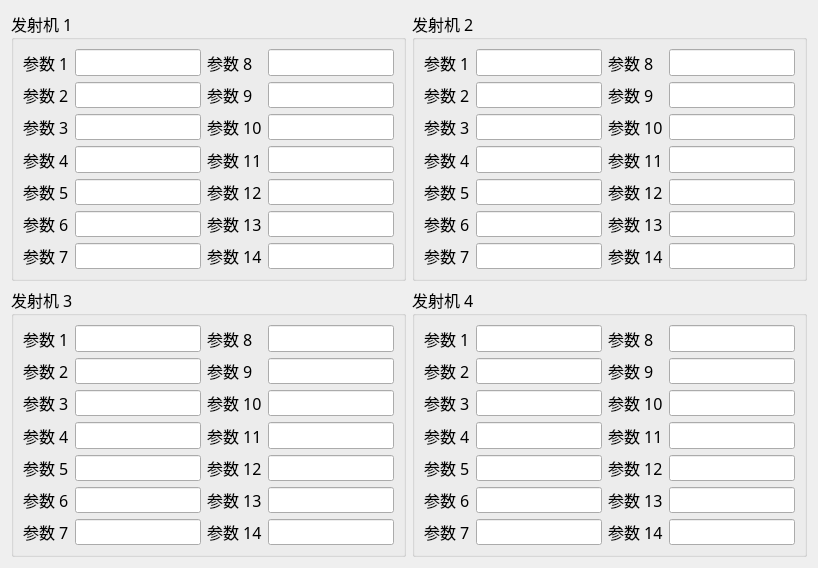
    <widget class="QWidget" name="tab_3">
     <attribute name="title">
      <string>状态监视</string>
     </attribute>
     <layout class="QGridLayout" name="gridLayout_15">
      <item row="0" column="0">
       <widget class="QGroupBox" name="Tx1GroupBox_6">
        <property name="minimumSize">
         <size>
          <width>395</width>
          <height>270</height>
         </size>
        </property>
        <property name="maximumSize">
         <size>
          <width>395</width>
          <height>270</height>
         </size>
        </property>
        <property name="font">
         <font>
          <family>隶书</family>
          <pointsize>12</pointsize>
         </font>
        </property>
        <property name="title">
         <string>发射机 1</string>
        </property>
        <layout class="QGridLayout" name="gridLayout_11">
         <item row="0" column="0">
          <widget class="QLabel" name="label_49">
           <property name="text">
            <string>参数 1</string>
           </property>
          </widget>
         </item>
         <item row="0" column="1">
          <widget class="QLineEdit" name="Tx1Param0"/>
         </item>
         <item row="0" column="2">
          <widget class="QLabel" name="label_50">
           <property name="text">
            <string>参数 8</string>
           </property>
          </widget>
         </item>
         <item row="0" column="3">
          <widget class="QLineEdit" name="Tx1Param7"/>
         </item>
         <item row="1" column="0">
          <widget class="QLabel" name="label_51">
           <property name="text">
            <string>参数 2</string>
           </property>
          </widget>
         </item>
         <item row="1" column="1">
          <widget class="QLineEdit" name="Tx1Param1"/>
         </item>
         <item row="1" column="2">
          <widget class="QLabel" name="label_52">
           <property name="text">
            <string>参数 9</string>
           </property>
          </widget>
         </item>
         <item row="1" column="3">
          <widget class="QLineEdit" name="Tx1Param8"/>
         </item>
         <item row="2" column="0">
          <widget class="QLabel" name="label_53">
           <property name="text">
            <string>参数 3</string>
           </property>
          </widget>
         </item>
         <item row="2" column="1">
          <widget class="QLineEdit" name="Tx1Param2"/>
         </item>
         <item row="2" column="2">
          <widget class="QLabel" name="label_54">
           <property name="text">
            <string>参数 10</string>
           </property>
          </widget>
         </item>
         <item row="2" column="3">
          <widget class="QLineEdit" name="Tx1Param9"/>
         </item>
         <item row="3" column="0">
          <widget class="QLabel" name="label_55">
           <property name="text">
            <string>参数 4</string>
           </property>
          </widget>
         </item>
         <item row="3" column="1">
          <widget class="QLineEdit" name="Tx1Param3"/>
         </item>
         <item row="3" column="2">
          <widget class="QLabel" name="label_56">
           <property name="text">
            <string>参数 11</string>
           </property>
          </widget>
         </item>
         <item row="3" column="3">
          <widget class="QLineEdit" name="Tx1Param10"/>
         </item>
         <item row="4" column="0">
          <widget class="QLabel" name="label_57">
           <property name="text">
            <string>参数 5</string>
           </property>
          </widget>
         </item>
         <item row="4" column="1">
          <widget class="QLineEdit" name="Tx1Param4"/>
         </item>
         <item row="4" column="2">
          <widget class="QLabel" name="label_58">
           <property name="text">
            <string>参数 12</string>
           </property>
          </widget>
         </item>
         <item row="4" column="3">
          <widget class="QLineEdit" name="Tx1Param11"/>
         </item>
         <item row="5" column="0">
          <widget class="QLabel" name="label_59">
           <property name="text">
            <string>参数 6</string>
           </property>
          </widget>
         </item>
         <item row="5" column="1">
          <widget class="QLineEdit" name="Tx1Param5"/>
         </item>
         <item row="5" column="2">
          <widget class="QLabel" name="label_60">
           <property name="text">
            <string>参数 13</string>
           </property>
          </widget>
         </item>
         <item row="5" column="3">
          <widget class="QLineEdit" name="Tx1Param12"/>
         </item>
         <item row="6" column="0">
          <widget class="QLabel" name="label_61">
           <property name="text">
            <string>参数 7</string>
           </property>
          </widget>
         </item>
         <item row="6" column="1">
          <widget class="QLineEdit" name="Tx1Param6"/>
         </item>
         <item row="6" column="2">
          <widget class="QLabel" name="label_62">
           <property name="text">
            <string>参数 14</string>
           </property>
          </widget>
         </item>
         <item row="6" column="3">
          <widget class="QLineEdit" name="Tx1Param13"/>
         </item>
        </layout>
       </widget>
      </item>
      <item row="0" column="1">
       <widget class="QGroupBox" name="Tx1GroupBox_7">
        <property name="minimumSize">
         <size>
          <width>395</width>
          <height>270</height>
         </size>
        </property>
        <property name="maximumSize">
         <size>
          <width>395</width>
          <height>270</height>
         </size>
        </property>
        <property name="font">
         <font>
          <family>隶书</family>
          <pointsize>12</pointsize>
         </font>
        </property>
        <property name="title">
         <string>发射机 2</string>
        </property>
        <layout class="QGridLayout" name="gridLayout_12">
         <item row="0" column="0">
          <widget class="QLabel" name="label_63">
           <property name="text">
            <string>参数 1</string>
           </property>
          </widget>
         </item>
         <item row="0" column="1">
          <widget class="QLineEdit" name="lineEdit_63"/>
         </item>
         <item row="0" column="2">
          <widget class="QLabel" name="label_64">
           <property name="text">
            <string>参数 8</string>
           </property>
          </widget>
         </item>
         <item row="0" column="3">
          <widget class="QLineEdit" name="lineEdit_64"/>
         </item>
         <item row="1" column="0">
          <widget class="QLabel" name="label_65">
           <property name="text">
            <string>参数 2</string>
           </property>
          </widget>
         </item>
         <item row="1" column="1">
          <widget class="QLineEdit" name="lineEdit_65"/>
         </item>
         <item row="1" column="2">
          <widget class="QLabel" name="label_66">
           <property name="text">
            <string>参数 9</string>
           </property>
          </widget>
         </item>
         <item row="1" column="3">
          <widget class="QLineEdit" name="lineEdit_66"/>
         </item>
         <item row="2" column="0">
          <widget class="QLabel" name="label_67">
           <property name="text">
            <string>参数 3</string>
           </property>
          </widget>
         </item>
         <item row="2" column="1">
          <widget class="QLineEdit" name="lineEdit_67"/>
         </item>
         <item row="2" column="2">
          <widget class="QLabel" name="label_68">
           <property name="text">
            <string>参数 10</string>
           </property>
          </widget>
         </item>
         <item row="2" column="3">
          <widget class="QLineEdit" name="lineEdit_68"/>
         </item>
         <item row="3" column="0">
          <widget class="QLabel" name="label_69">
           <property name="text">
            <string>参数 4</string>
           </property>
          </widget>
         </item>
         <item row="3" column="1">
          <widget class="QLineEdit" name="lineEdit_69"/>
         </item>
         <item row="3" column="2">
          <widget class="QLabel" name="label_70">
           <property name="text">
            <string>参数 11</string>
           </property>
          </widget>
         </item>
         <item row="3" column="3">
          <widget class="QLineEdit" name="lineEdit_70"/>
         </item>
         <item row="4" column="0">
          <widget class="QLabel" name="label_71">
           <property name="text">
            <string>参数 5</string>
           </property>
          </widget>
         </item>
         <item row="4" column="1">
          <widget class="QLineEdit" name="lineEdit_71"/>
         </item>
         <item row="4" column="2">
          <widget class="QLabel" name="label_72">
           <property name="text">
            <string>参数 12</string>
           </property>
          </widget>
         </item>
         <item row="4" column="3">
          <widget class="QLineEdit" name="lineEdit_72"/>
         </item>
         <item row="5" column="0">
          <widget class="QLabel" name="label_73">
           <property name="text">
            <string>参数 6</string>
           </property>
          </widget>
         </item>
         <item row="5" column="1">
          <widget class="QLineEdit" name="lineEdit_73"/>
         </item>
         <item row="5" column="2">
          <widget class="QLabel" name="label_74">
           <property name="text">
            <string>参数 13</string>
           </property>
          </widget>
         </item>
         <item row="5" column="3">
          <widget class="QLineEdit" name="lineEdit_74"/>
         </item>
         <item row="6" column="0">
          <widget class="QLabel" name="label_75">
           <property name="text">
            <string>参数 7</string>
           </property>
          </widget>
         </item>
         <item row="6" column="1">
          <widget class="QLineEdit" name="lineEdit_75"/>
         </item>
         <item row="6" column="2">
          <widget class="QLabel" name="label_76">
           <property name="text">
            <string>参数 14</string>
           </property>
          </widget>
         </item>
         <item row="6" column="3">
          <widget class="QLineEdit" name="lineEdit_76"/>
         </item>
        </layout>
       </widget>
      </item>
      <item row="1" column="0">
       <widget class="QGroupBox" name="Tx1GroupBox_8">
        <property name="minimumSize">
         <size>
          <width>395</width>
          <height>270</height>
         </size>
        </property>
        <property name="maximumSize">
         <size>
          <width>395</width>
          <height>270</height>
         </size>
        </property>
        <property name="font">
         <font>
          <family>隶书</family>
          <pointsize>12</pointsize>
         </font>
        </property>
        <property name="title">
         <string>发射机 3</string>
        </property>
        <layout class="QGridLayout" name="gridLayout_13">
         <item row="0" column="0">
          <widget class="QLabel" name="label_77">
           <property name="text">
            <string>参数 1</string>
           </property>
          </widget>
         </item>
         <item row="0" column="1">
          <widget class="QLineEdit" name="lineEdit_77"/>
         </item>
         <item row="0" column="2">
          <widget class="QLabel" name="label_78">
           <property name="text">
            <string>参数 8</string>
           </property>
          </widget>
         </item>
         <item row="0" column="3">
          <widget class="QLineEdit" name="lineEdit_78"/>
         </item>
         <item row="1" column="0">
          <widget class="QLabel" name="label_79">
           <property name="text">
            <string>参数 2</string>
           </property>
          </widget>
         </item>
         <item row="1" column="1">
          <widget class="QLineEdit" name="lineEdit_79"/>
         </item>
         <item row="1" column="2">
          <widget class="QLabel" name="label_80">
           <property name="text">
            <string>参数 9</string>
           </property>
          </widget>
         </item>
         <item row="1" column="3">
          <widget class="QLineEdit" name="lineEdit_80"/>
         </item>
         <item row="2" column="0">
          <widget class="QLabel" name="label_81">
           <property name="text">
            <string>参数 3</string>
           </property>
          </widget>
         </item>
         <item row="2" column="1">
          <widget class="QLineEdit" name="lineEdit_81"/>
         </item>
         <item row="2" column="2">
          <widget class="QLabel" name="label_82">
           <property name="text">
            <string>参数 10</string>
           </property>
          </widget>
         </item>
         <item row="2" column="3">
          <widget class="QLineEdit" name="lineEdit_82"/>
         </item>
         <item row="3" column="0">
          <widget class="QLabel" name="label_83">
           <property name="text">
            <string>参数 4</string>
           </property>
          </widget>
         </item>
         <item row="3" column="1">
          <widget class="QLineEdit" name="lineEdit_83"/>
         </item>
         <item row="3" column="2">
          <widget class="QLabel" name="label_84">
           <property name="text">
            <string>参数 11</string>
           </property>
          </widget>
         </item>
         <item row="3" column="3">
          <widget class="QLineEdit" name="lineEdit_84"/>
         </item>
         <item row="4" column="0">
          <widget class="QLabel" name="label_85">
           <property name="text">
            <string>参数 5</string>
           </property>
          </widget>
         </item>
         <item row="4" column="1">
          <widget class="QLineEdit" name="lineEdit_85"/>
         </item>
         <item row="4" column="2">
          <widget class="QLabel" name="label_86">
           <property name="text">
            <string>参数 12</string>
           </property>
          </widget>
         </item>
         <item row="4" column="3">
          <widget class="QLineEdit" name="lineEdit_86"/>
         </item>
         <item row="5" column="0">
          <widget class="QLabel" name="label_87">
           <property name="text">
            <string>参数 6</string>
           </property>
          </widget>
         </item>
         <item row="5" column="1">
          <widget class="QLineEdit" name="lineEdit_87"/>
         </item>
         <item row="5" column="2">
          <widget class="QLabel" name="label_88">
           <property name="text">
            <string>参数 13</string>
           </property>
          </widget>
         </item>
         <item row="5" column="3">
          <widget class="QLineEdit" name="lineEdit_88"/>
         </item>
         <item row="6" column="0">
          <widget class="QLabel" name="label_89">
           <property name="text">
            <string>参数 7</string>
           </property>
          </widget>
         </item>
         <item row="6" column="1">
          <widget class="QLineEdit" name="lineEdit_89"/>
         </item>
         <item row="6" column="2">
          <widget class="QLabel" name="label_90">
           <property name="text">
            <string>参数 14</string>
           </property>
          </widget>
         </item>
         <item row="6" column="3">
          <widget class="QLineEdit" name="lineEdit_90"/>
         </item>
        </layout>
       </widget>
      </item>
      <item row="1" column="1">
       <widget class="QGroupBox" name="Tx1GroupBox_9">
        <property name="minimumSize">
         <size>
          <width>395</width>
          <height>270</height>
         </size>
        </property>
        <property name="maximumSize">
         <size>
          <width>395</width>
          <height>270</height>
         </size>
        </property>
        <property name="font">
         <font>
          <family>隶书</family>
          <pointsize>12</pointsize>
         </font>
        </property>
        <property name="title">
         <string>发射机 4</string>
        </property>
        <layout class="QGridLayout" name="gridLayout_14">
         <item row="0" column="0">
          <widget class="QLabel" name="label_91">
           <property name="text">
            <string>参数 1</string>
           </property>
          </widget>
         </item>
         <item row="0" column="1">
          <widget class="QLineEdit" name="lineEdit_91"/>
         </item>
         <item row="0" column="2">
          <widget class="QLabel" name="label_92">
           <property name="text">
            <string>参数 8</string>
           </property>
          </widget>
         </item>
         <item row="0" column="3">
          <widget class="QLineEdit" name="lineEdit_92"/>
         </item>
         <item row="1" column="0">
          <widget class="QLabel" name="label_93">
           <property name="text">
            <string>参数 2</string>
           </property>
          </widget>
         </item>
         <item row="1" column="1">
          <widget class="QLineEdit" name="lineEdit_93"/>
         </item>
         <item row="1" column="2">
          <widget class="QLabel" name="label_94">
           <property name="text">
            <string>参数 9</string>
           </property>
          </widget>
         </item>
         <item row="1" column="3">
          <widget class="QLineEdit" name="lineEdit_94"/>
         </item>
         <item row="2" column="0">
          <widget class="QLabel" name="label_95">
           <property name="text">
            <string>参数 3</string>
           </property>
          </widget>
         </item>
         <item row="2" column="1">
          <widget class="QLineEdit" name="lineEdit_95"/>
         </item>
         <item row="2" column="2">
          <widget class="QLabel" name="label_96">
           <property name="text">
            <string>参数 10</string>
           </property>
          </widget>
         </item>
         <item row="2" column="3">
          <widget class="QLineEdit" name="lineEdit_96"/>
         </item>
         <item row="3" column="0">
          <widget class="QLabel" name="label_97">
           <property name="text">
            <string>参数 4</string>
           </property>
          </widget>
         </item>
         <item row="3" column="1">
          <widget class="QLineEdit" name="lineEdit_97"/>
         </item>
         <item row="3" column="2">
          <widget class="QLabel" name="label_98">
           <property name="text">
            <string>参数 11</string>
           </property>
          </widget>
         </item>
         <item row="3" column="3">
          <widget class="QLineEdit" name="lineEdit_98"/>
         </item>
         <item row="4" column="0">
          <widget class="QLabel" name="label_99">
           <property name="text">
            <string>参数 5</string>
           </property>
          </widget>
         </item>
         <item row="4" column="1">
          <widget class="QLineEdit" name="lineEdit_99"/>
         </item>
         <item row="4" column="2">
          <widget class="QLabel" name="label_100">
           <property name="text">
            <string>参数 12</string>
           </property>
          </widget>
         </item>
         <item row="4" column="3">
          <widget class="QLineEdit" name="lineEdit_100"/>
         </item>
         <item row="5" column="0">
          <widget class="QLabel" name="label_101">
           <property name="text">
            <string>参数 6</string>
           </property>
          </widget>
         </item>
         <item row="5" column="1">
          <widget class="QLineEdit" name="lineEdit_101"/>
         </item>
         <item row="5" column="2">
          <widget class="QLabel" name="label_102">
           <property name="text">
            <string>参数 13</string>
           </property>
          </widget>
         </item>
         <item row="5" column="3">
          <widget class="QLineEdit" name="lineEdit_102"/>
         </item>
         <item row="6" column="0">
          <widget class="QLabel" name="label_103">
           <property name="text">
            <string>参数 7</string>
           </property>
          </widget>
         </item>
         <item row="6" column="1">
          <widget class="QLineEdit" name="lineEdit_103"/>
         </item>
         <item row="6" column="2">
          <widget class="QLabel" name="label_104">
           <property name="text">
            <string>参数 14</string>
           </property>
          </widget>
         </item>
         <item row="6" column="3">
          <widget class="QLineEdit" name="lineEdit_104"/>
         </item>
        </layout>
       </widget>
      </item>
     </layout>
    </widget>
